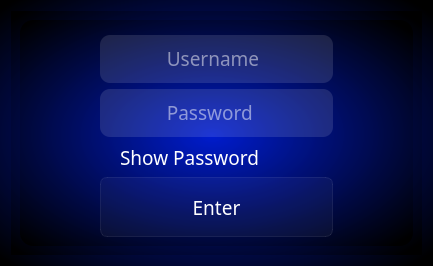
      <widget class="QWidget" name="login">
       <property name="styleSheet">
        <string notr="true">background-color: qradialgradient(spread:pad, cx:0.49, cy:0.502304, radius:0.687, fx:0.489, fy:0.51, stop:0 rgba(0, 28, 206, 243), stop:0.985843 rgba(0, 0, 0, 255));
background-position: center;
background-repeat:no-repeat;
border: 0px;
</string>
       </property>
       <layout class="QVBoxLayout" name="verticalLayout">
        <item>
         <widget class="QFrame" name="content">
          <property name="styleSheet">
           <string notr="true">background-image: url();
background-color: qradialgradient(spread:pad, cx:0.49, cy:0.502304, radius:0.687, fx:0.489, fy:0.51, stop:0 rgba(0, 28, 206, 243), stop:0.985843 rgba(0, 0, 0, 255));
</string>
          </property>
          <property name="frameShape">
           <enum>QFrame::NoFrame</enum>
          </property>
          <property name="frameShadow">
           <enum>QFrame::Raised</enum>
          </property>
          <layout class="QHBoxLayout" name="horizontalLayout_3">
           <item>
            <widget class="QFrame" name="login_area">
             <property name="minimumSize">
              <size>
               <width>0</width>
               <height>0</height>
              </size>
             </property>
             <property name="maximumSize">
              <size>
               <width>600</width>
               <height>673</height>
              </size>
             </property>
             <property name="cursor">
              <cursorShape>ArrowCursor</cursorShape>
             </property>
             <property name="layoutDirection">
              <enum>Qt::LeftToRight</enum>
             </property>
             <property name="autoFillBackground">
              <bool>false</bool>
             </property>
             <property name="styleSheet">
              <string notr="true">border-radius:13px;
border-image: url(:/login/login-src/5.jpg);;
background-position: center;
background-repeat:no-repeat;


</string>
             </property>
             <property name="frameShape">
              <enum>QFrame::StyledPanel</enum>
             </property>
             <property name="frameShadow">
              <enum>QFrame::Raised</enum>
             </property>
             <layout class="QVBoxLayout" name="verticalLayout_4">
              <property name="leftMargin">
               <number>80</number>
              </property>
              <property name="rightMargin">
               <number>80</number>
              </property>
              <item>
               <widget class="QFrame" name="logo">
                <property name="maximumSize">
                 <size>
                  <width>16777215</width>
                  <height>16777215</height>
                 </size>
                </property>
                <property name="layoutDirection">
                 <enum>Qt::LeftToRight</enum>
                </property>
                <property name="styleSheet">
                 <string notr="true">background-image: url(:/newPrefix/aegis_logo.png);
background-position: center;
background-color: rgba(255, 255, 255, 0); 
border-image:url();
background-repeat:no-repeat;

</string>
                </property>
                <property name="frameShape">
                 <enum>QFrame::StyledPanel</enum>
                </property>
                <property name="frameShadow">
                 <enum>QFrame::Raised</enum>
                </property>
                <widget class="QFrame" name="error_popup_area">
                 <property name="geometry">
                  <rect>
                   <x>-10</x>
                   <y>0</y>
                   <width>451</width>
                   <height>30</height>
                  </rect>
                 </property>
                 <property name="minimumSize">
                  <size>
                   <width>440</width>
                   <height>20</height>
                  </size>
                 </property>
                 <property name="maximumSize">
                  <size>
                   <width>16777215</width>
                   <height>30</height>
                  </size>
                 </property>
                 <property name="styleSheet">
                  <string notr="true">background-image: url();
background-color: rgb(255, 0, 0);
border-style:none;
</string>
                 </property>
                 <property name="frameShape">
                  <enum>QFrame::NoFrame</enum>
                 </property>
                 <property name="frameShadow">
                  <enum>QFrame::Raised</enum>
                 </property>
                 <layout class="QHBoxLayout" name="horizontalLayout_7">
                  <property name="spacing">
                   <number>0</number>
                  </property>
                  <property name="leftMargin">
                   <number>0</number>
                  </property>
                  <property name="topMargin">
                   <number>5</number>
                  </property>
                  <property name="rightMargin">
                   <number>0</number>
                  </property>
                  <property name="bottomMargin">
                   <number>0</number>
                  </property>
                  <item>
                   <widget class="QFrame" name="error_popup">
                    <property name="maximumSize">
                     <size>
                      <width>16777215</width>
                      <height>16777215</height>
                     </size>
                    </property>
                    <property name="styleSheet">
                     <string notr="true">border-radius: 5px;
background-color: rgb(255, 0, 0);
</string>
                    </property>
                    <property name="frameShape">
                     <enum>QFrame::StyledPanel</enum>
                    </property>
                    <property name="frameShadow">
                     <enum>QFrame::Raised</enum>
                    </property>
                    <layout class="QHBoxLayout" name="horizontalLayout_8">
                     <property name="spacing">
                      <number>6</number>
                     </property>
                     <property name="leftMargin">
                      <number>10</number>
                     </property>
                     <property name="topMargin">
                      <number>3</number>
                     </property>
                     <property name="rightMargin">
                      <number>10</number>
                     </property>
                     <property name="bottomMargin">
                      <number>3</number>
                     </property>
                     <item>
                      <widget class="QLabel" name="error_text">
                       <property name="minimumSize">
                        <size>
                         <width>300</width>
                         <height>0</height>
                        </size>
                       </property>
                       <property name="font">
                        <font>
                         <family>Bahnschrift Light Condensed</family>
                         <pointsize>14</pointsize>
                         <weight>3</weight>
                         <italic>false</italic>
                         <bold>false</bold>
                        </font>
                       </property>
                       <property name="styleSheet">
                        <string notr="true">border-style: none;
background-color: rgb(255, 0, 0);</string>
                       </property>
                       <property name="text">
                        <string>Error</string>
                       </property>
                       <property name="alignment">
                        <set>Qt::AlignCenter</set>
                       </property>
                      </widget>
                     </item>
                     <item>
                      <widget class="QPushButton" name="cancel_error_popup">
                       <property name="minimumSize">
                        <size>
                         <width>0</width>
                         <height>20</height>
                        </size>
                       </property>
                       <property name="maximumSize">
                        <size>
                         <width>28</width>
                         <height>35</height>
                        </size>
                       </property>
                       <property name="styleSheet">
                        <string notr="true">QPushButton {
	border-radius: 5px;
	border-image: url(:/newPrefix/cancel.png);
	background-position: center;
	border-style: solid;
	border-color: white;
	border-width: 2px;
	
	

}

QPushButton:hover {
	
	background-color: rgb(50, 50, 50);
	color:rgb(202, 202, 202);
}

QPushButton:pressed {
	
	background-color: rgb(34, 34, 34);
	color:rgb(202, 202, 202);
	border: 2px solid rgb(55,55,55)
}</string>
                       </property>
                       <property name="text">
                        <string/>
                       </property>
                      </widget>
                     </item>
                    </layout>
                   </widget>
                  </item>
                 </layout>
                </widget>
               </widget>
              </item>
              <item>
               <widget class="QFrame" name="user_box">
                <property name="maximumSize">
                 <size>
                  <width>16777215</width>
                  <height>48</height>
                 </size>
                </property>
                <property name="styleSheet">
                 <string notr="true">background-image: url();
background-color: rgba(255,255,255,30);
border-radius:10px;



</string>
                </property>
                <property name="frameShape">
                 <enum>QFrame::StyledPanel</enum>
                </property>
                <property name="frameShadow">
                 <enum>QFrame::Raised</enum>
                </property>
                <layout class="QHBoxLayout" name="horizontalLayout_4">
                 <property name="leftMargin">
                  <number>9</number>
                 </property>
                 <item>
                  <widget class="QFrame" name="user_name_icon">
                   <property name="minimumSize">
                    <size>
                     <width>35</width>
                     <height>35</height>
                    </size>
                   </property>
                   <property name="maximumSize">
                    <size>
                     <width>60</width>
                     <height>16777215</height>
                    </size>
                   </property>
                   <property name="styleSheet">
                    <string notr="true">border-image:url();
background-image: url(:/newPrefix/username.png);
background-color: rgba(255, 255, 255, 0); 
</string>
                   </property>
                   <property name="frameShape">
                    <enum>QFrame::StyledPanel</enum>
                   </property>
                   <property name="frameShadow">
                    <enum>QFrame::Raised</enum>
                   </property>
                  </widget>
                 </item>
                 <item>
                  <widget class="QFrame" name="user_name_area">
                   <property name="styleSheet">
                    <string notr="true">background-color: rgba(255, 255, 255, 0); </string>
                   </property>
                   <property name="frameShape">
                    <enum>QFrame::StyledPanel</enum>
                   </property>
                   <property name="frameShadow">
                    <enum>QFrame::Raised</enum>
                   </property>
                   <layout class="QVBoxLayout" name="verticalLayout_5">
                    <property name="spacing">
                     <number>0</number>
                    </property>
                    <property name="leftMargin">
                     <number>0</number>
                    </property>
                    <property name="topMargin">
                     <number>0</number>
                    </property>
                    <property name="rightMargin">
                     <number>0</number>
                    </property>
                    <property name="bottomMargin">
                     <number>0</number>
                    </property>
                    <item>
                     <widget class="QLineEdit" name="user_name">
                      <property name="minimumSize">
                       <size>
                        <width>0</width>
                        <height>0</height>
                       </size>
                      </property>
                      <property name="maximumSize">
                       <size>
                        <width>16777215</width>
                        <height>16777215</height>
                       </size>
                      </property>
                      <property name="font">
                       <font>
                        <family>Bahnschrift Light Condensed</family>
                        <pointsize>14</pointsize>
                        <weight>3</weight>
                        <italic>false</italic>
                        <bold>false</bold>
                        <kerning>false</kerning>
                       </font>
                      </property>
                      <property name="autoFillBackground">
                       <bool>false</bool>
                      </property>
                      <property name="styleSheet">
                       <string notr="true">color: rgb(255, 255, 255);
background-color: rgba(255, 255, 255, 0); 
border-radius:0px;

</string>
                      </property>
                      <property name="text">
                       <string/>
                      </property>
                      <property name="maxLength">
                       <number>35</number>
                      </property>
                      <property name="placeholderText">
                       <string>   Username</string>
                      </property>
                     </widget>
                    </item>
                   </layout>
                  </widget>
                 </item>
                </layout>
               </widget>
              </item>
              <item>
               <widget class="QFrame" name="password_box">
                <property name="maximumSize">
                 <size>
                  <width>16777215</width>
                  <height>48</height>
                 </size>
                </property>
                <property name="styleSheet">
                 <string notr="true">background-image: url();
background-color: rgba(255,255,255,30);
border-radius:10px;</string>
                </property>
                <property name="frameShape">
                 <enum>QFrame::StyledPanel</enum>
                </property>
                <property name="frameShadow">
                 <enum>QFrame::Raised</enum>
                </property>
                <layout class="QHBoxLayout" name="horizontalLayout_5">
                 <property name="leftMargin">
                  <number>9</number>
                 </property>
                 <item>
                  <widget class="QFrame" name="password_name_icon">
                   <property name="minimumSize">
                    <size>
                     <width>35</width>
                     <height>35</height>
                    </size>
                   </property>
                   <property name="maximumSize">
                    <size>
                     <width>60</width>
                     <height>16777215</height>
                    </size>
                   </property>
                   <property name="styleSheet">
                    <string notr="true">background-image: url(:/newPrefix/password.png);
background-color: rgba(255, 255, 255, 0); 
</string>
                   </property>
                   <property name="frameShape">
                    <enum>QFrame::NoFrame</enum>
                   </property>
                   <property name="frameShadow">
                    <enum>QFrame::Raised</enum>
                   </property>
                  </widget>
                 </item>
                 <item>
                  <widget class="QFrame" name="passsword_name_area">
                   <property name="styleSheet">
                    <string notr="true">background-color: rgba(255, 255, 255, 0); </string>
                   </property>
                   <property name="frameShape">
                    <enum>QFrame::StyledPanel</enum>
                   </property>
                   <property name="frameShadow">
                    <enum>QFrame::Raised</enum>
                   </property>
                   <layout class="QVBoxLayout" name="verticalLayout_6">
                    <property name="spacing">
                     <number>0</number>
                    </property>
                    <property name="leftMargin">
                     <number>0</number>
                    </property>
                    <property name="topMargin">
                     <number>0</number>
                    </property>
                    <property name="rightMargin">
                     <number>0</number>
                    </property>
                    <property name="bottomMargin">
                     <number>0</number>
                    </property>
                    <item>
                     <widget class="QLineEdit" name="password">
                      <property name="minimumSize">
                       <size>
                        <width>0</width>
                        <height>0</height>
                       </size>
                      </property>
                      <property name="maximumSize">
                       <size>
                        <width>16777215</width>
                        <height>16777215</height>
                       </size>
                      </property>
                      <property name="font">
                       <font>
                        <family>Bahnschrift Light Condensed</family>
                        <pointsize>14</pointsize>
                        <weight>3</weight>
                        <italic>false</italic>
                        <bold>false</bold>
                       </font>
                      </property>
                      <property name="styleSheet">
                       <string notr="true">color: rgb(255, 255, 255);
background-color: rgba(255, 255, 255, 0); 
border-radius:0px;
</string>
                      </property>
                      <property name="maxLength">
                       <number>32767</number>
                      </property>
                      <property name="frame">
                       <bool>true</bool>
                      </property>
                      <property name="echoMode">
                       <enum>QLineEdit::Password</enum>
                      </property>
                      <property name="placeholderText">
                       <string>   Password</string>
                      </property>
                     </widget>
                    </item>
                   </layout>
                  </widget>
                 </item>
                </layout>
               </widget>
              </item>
              <item>
               <widget class="QCheckBox" name="show_password_check_box">
                <property name="font">
                 <font>
                  <family>Bahnschrift Light Condensed</family>
                  <pointsize>14</pointsize>
                  <weight>3</weight>
                  <italic>false</italic>
                  <bold>false</bold>
                 </font>
                </property>
                <property name="styleSheet">
                 <string notr="true">color: rgb(255, 255, 255);
background-color: rgba(255, 255, 255, 0); 
</string>
                </property>
                <property name="text">
                 <string>Show Password</string>
                </property>
               </widget>
              </item>
              <item>
               <widget class="QPushButton" name="login_button">
                <property name="minimumSize">
                 <size>
                  <width>100</width>
                  <height>60</height>
                 </size>
                </property>
                <property name="maximumSize">
                 <size>
                  <width>16777215</width>
                  <height>16777215</height>
                 </size>
                </property>
                <property name="font">
                 <font>
                  <family>Bahnschrift Light Condensed</family>
                  <pointsize>14</pointsize>
                  <weight>3</weight>
                  <italic>false</italic>
                  <bold>false</bold>
                 </font>
                </property>
                <property name="styleSheet">
                 <string notr="true">

QPushButton{

	border-radius:10px;
	color: rgb(255, 255, 255);
	border-image: NONE;
	background-color:rgba(255,255,255,10);
	border: 1px solid rgba(255,255,255,20);
	border-radius:7px;
}

QPushButton:hover{
	
	
background-color:rgba(255,255,255,30);
}

QPushButton:pressed{
	
	
background-color:rgba(255,255,255,70);

}</string>
                </property>
                <property name="text">
                 <string>Enter</string>
                </property>
               </widget>
              </item>
             </layout>
            </widget>
           </item>
          </layout>
         </widget>
        </item>
       </layout>
      </widget>
